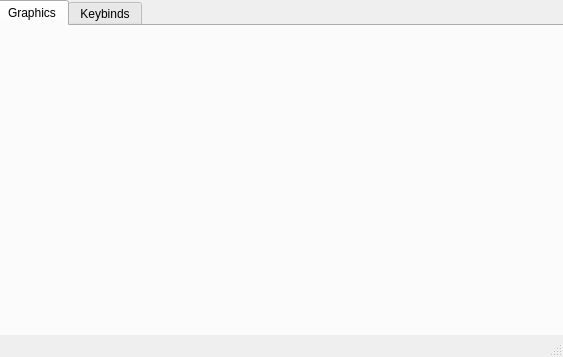
<?xml version="1.0" encoding="UTF-8"?>
<ui version="4.0">
 <class>SubWindow</class>
 <widget class="QMainWindow" name="SubWindow">
  <property name="geometry">
   <rect>
    <x>0</x>
    <y>0</y>
    <width>563</width>
    <height>357</height>
   </rect>
  </property>
  <property name="windowTitle">
   <string>Settings</string>
  </property>
  <widget class="QWidget" name="centralwidget">
   <widget class="QTabWidget" name="tabWidget">
    <property name="geometry">
     <rect>
      <x>-4</x>
      <y>0</y>
      <width>571</width>
      <height>361</height>
     </rect>
    </property>
    <property name="currentIndex">
     <number>0</number>
    </property>
    <widget class="QWidget" name="tab">
     <attribute name="title">
      <string>Graphics</string>
     </attribute>
    </widget>
    <widget class="QWidget" name="tab_2">
     <attribute name="title">
      <string>Keybinds</string>
     </attribute>
    </widget>
   </widget>
  </widget>
  <widget class="QStatusBar" name="statusbar"/>
 </widget>
 <resources/>
 <connections/>
</ui>
